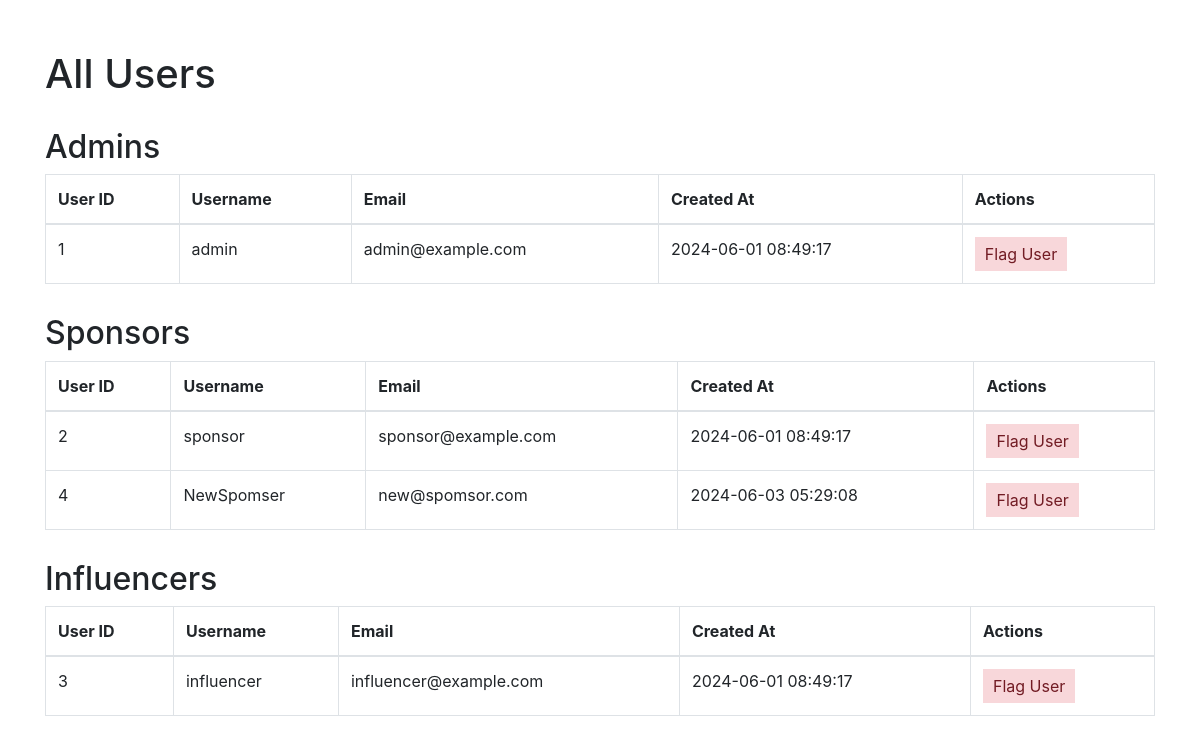
/admin/allusers (signed in), run on an earlier commit of the app's database.
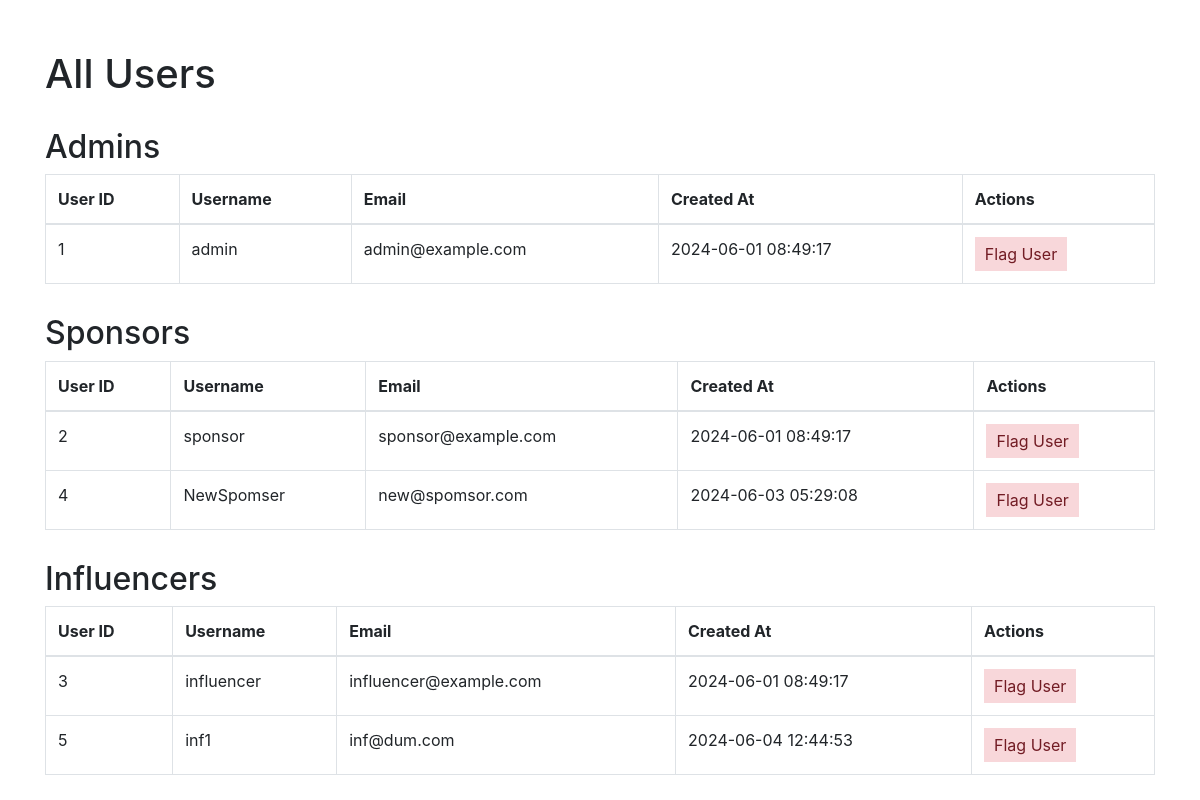
And on a later commit of the database.
### models.py (models this page shows)
class User(db.Model):
    __tablename__ = "users"
    user_id = db.Column(db.Integer, primary_key=True, autoincrement=True)
    username = db.Column(db.String(255), unique=True, nullable=False)
    password = db.Column(db.String(255), nullable=False)
    email = db.Column(db.String(255), unique=True, nullable=False)
    role = db.Column(db.Enum("admin", "sponsor", "influencer"), nullable=False)
    created_at = db.Column(db.TIMESTAMP, default=db.func.current_timestamp())
    sponsors = db.relationship("Sponsor", backref="user", lazy=True)
    influencers = db.relationship("Influencer", backref="user", lazy=True)
    user_flags = db.relationship(
        "UserFlag", foreign_keys="UserFlag.flagged_by", backref="flagger", lazy=True
    )
    flagged_by_user_flags = db.relationship(
        "UserFlag", foreign_keys="UserFlag.user_id", backref="flagged_user", lazy=True
    )
    campaign_flags = db.relationship(
        "CampaignFlag",
        foreign_keys="CampaignFlag.flagged_by",
        backref="flagger",
        lazy=True,
    )
    def to_dict(self):
        return {c.name: getattr(self, c.name) for c in self.__table__.columns}

### admin.py (the view)
@admin.route('/allusers')
def all_users():
    if "user_name" in session and "role" in session:
        if session["role"] == "admin":
            data = dict()
            data["admin"] = [user.to_dict() for user in User.query.filter_by(role="admin").all()]
            data["sponsor"] = [user.to_dict() for user in User.query.filter_by(role="sponsor").all()]
            data["influencer"] = [user.to_dict() for user in User.query.filter_by(role="influencer").all()]
            return render_template("admin_allusers.html", data=data)
    flash("Please Login !","faliled")
    return redirect(url_for("home"))

### app.py (called while the page is built)
@app.before_request
def create_tables():
    init_db(app)

### models.py (called while the page is built, shortened)
def init_db(app):
    with app.app_context():
        db.create_all()

### templates/admin_allusers.html (shortened to what this page needs)
<!DOCTYPE html>
<html lang="en">
<head>
    <link rel="stylesheet" href="https://stackpath.bootstrapcdn.com/bootstrap/4.3.1/css/bootstrap.min.css">
</head>
<body>
    <div class="container">
        <h1>All Users</h1>
        <h2>Admins</h2>
        <table class="table table-bordered">
            <thead>
                <tr>
                    <th>User ID</th>
                    <th>Username</th>
                    <th>Email</th>
                    <th>Created At</th>
                    <th>Actions</th>
                </tr>
            </thead>
            <tbody>
                {% for admin in data.admin %}
                <tr>
                    <td>{{ admin.user_id }}</td>
                    <td>{{ admin.username }}</td>
                    <td>{{ admin.email }}</td>
                    <td>{{ admin.created_at }}</td>
                    <td><button class="flag-button" onclick="flagUser('{{ admin.user_id }}')">Flag User</button></td>
                </tr>
                {% endfor %}
            </tbody>
        </table>
        <h2>Sponsors</h2>
        <table class="table table-bordered">
            <thead>
                <tr>
                    <th>User ID</th>
                    <th>Username</th>
                    <th>Email</th>
                    <th>Created At</th>
                    <th>Actions</th>
                </tr>
            </thead>
            <tbody>
                {% for sponsor in data.sponsor %}
                <tr>
                    <td>{{ sponsor.user_id }}</td>
                    <td>{{ sponsor.username }}</td>
                    <td>{{ sponsor.email }}</td>
                    <td>{{ sponsor.created_at }}</td>
                    <td><button class="flag-button" onclick="flagUser('{{ sponsor.user_id }}')">Flag User</button></td>
                </tr>
                {% endfor %}
            </tbody>
        </table>
        <h2>Influencers</h2>
        <table class="table table-bordered">
            <thead>
                <tr>
                    <th>User ID</th>
                    <th>Username</th>
                    <th>Email</th>
                    <th>Created At</th>
                    <th>Actions</th>
                </tr>
            </thead>
            <tbody>
                {% for influencer in data.influencer %}
                <tr>
                    <td>{{ influencer.user_id }}</td>
                    <td>{{ influencer.username }}</td>
                    <td>{{ influencer.email }}</td>
                    <td>{{ influencer.created_at }}</td>
                    <td><button class="flag-button" onclick="flagUser('{{ influencer.user_id }}')">Flag User</button></td>
                </tr>
                {% endfor %}
            </tbody>
        </table>
    </div>
</body>
</html>

What changed in the data, as far as the page shows it:
added User: user_id "5", username "inf1", email "inf@dum.com", created_at "2024-06-04 12:44:53", shown under "Influencers"
